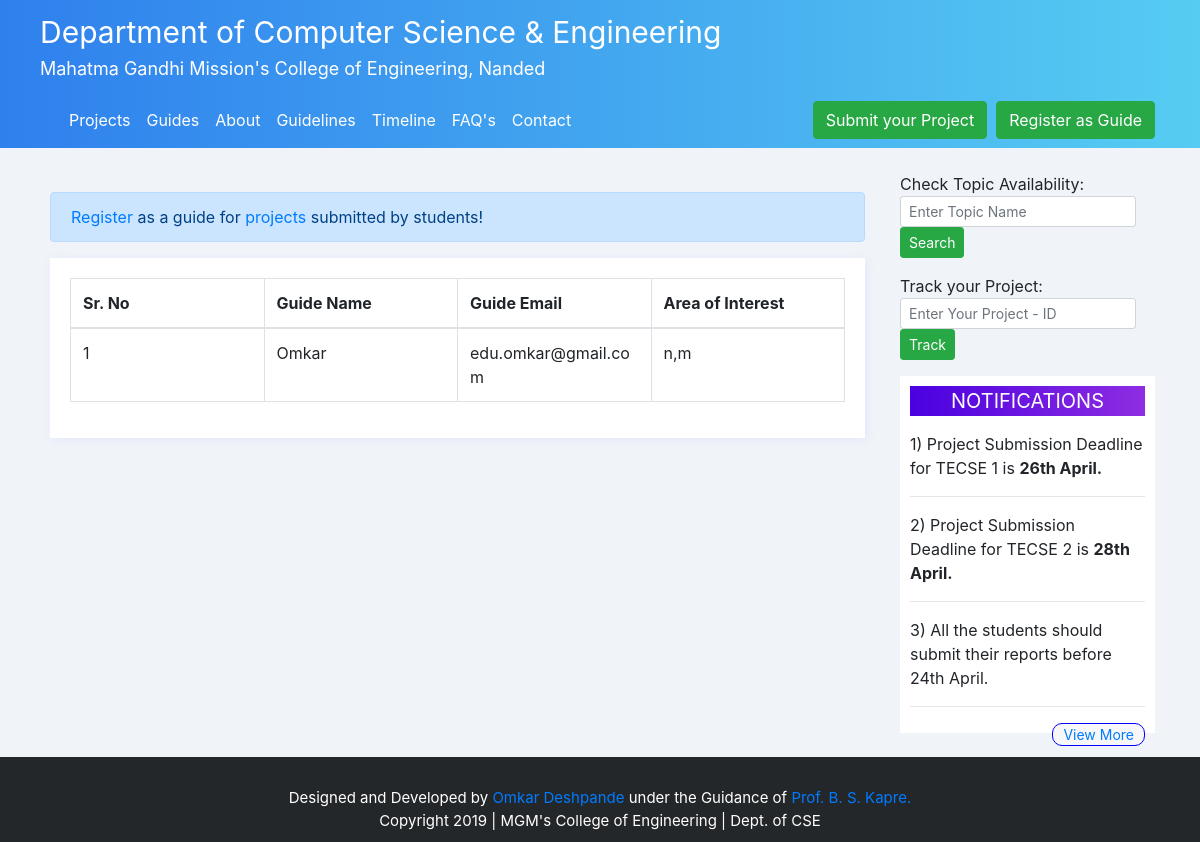
The page /guides on the database its author committed.
### flaskproject/models.py (models this page shows, shortened)
class Guide(db.Model, UserMixin):
    id = db.Column(db.Integer, primary_key=True)
    name = db.Column(db.String(50), nullable=False)
    email = db.Column(db.String(120), nullable=False)
    username = db.Column(db.String(8), nullable=False)
    password = db.Column(db.String(8), nullable=False)
    interest = db.Column(db.Text, nullable=False)
    projects = db.relationship('Project', backref='mentor', lazy=True)

### flaskproject/routes.py (the view)
@app.route("/guides")
def guide():
    guides=Guide.query.all()
    return render_template('guides.html', guides=guides, title='Project Guide')

### flaskproject/forms.py
class trackProject(FlaskForm):
    project_id = StringField('Track Your Project: ',
                        validators = [DataRequired(), Length(min=7)])
    track = SubmitField('Track')

### flaskproject/routes.py (called while the page is built)
@app.context_processor
def inject_sidebar_trackForm():
    trackForm = trackProject()
    return dict(trackForm=trackForm)

### flaskproject/templates/guides.html
{%extends 'layout.html'%}
    {%block content%}
    <br/>
    <div class="alert alert-primary" role="alert">
       <a href="{{ url_for('GuideRegistration')}}">Register</a> as a guide for <a href="{{ url_for('home')}}">projects</a> submitted by students!
    </div>
    <div id="forms">
      <table class="table table-bordered table-hover">
        <thead>
          <tr>
            <th>Sr. No</th>
            <th>Guide Name</th>
            <th>Guide Email</th>
            <th>Area of Interest</th>
          </tr>
        </thead>
        <tbody>
          {% for guide in guides %}
          <tr>
            <td>
              {{guide.id}}
            </td>
            <td>{{guide.name}}</td>
            <td>{{guide.email}}</td>
            <td>{{guide.interest}}</td>
          </tr>
            {% endfor %}
        </tbody>
      </table>
    </div>
    {%endblock content%}

### flaskproject/static/main.css (style rules this page uses)
body { background: #F0F4F8; }
#forms { box-shadow: 2px 2px 10px lavender; padding: 20px; background: white; }
table { table-layout:fixed; width:100%; }
th,td { word-wrap: break-word; }

### rows shown on the page
Guide: id "1", name "Omkar", email "edu.omkar@gmail.com", interest "n,m"
